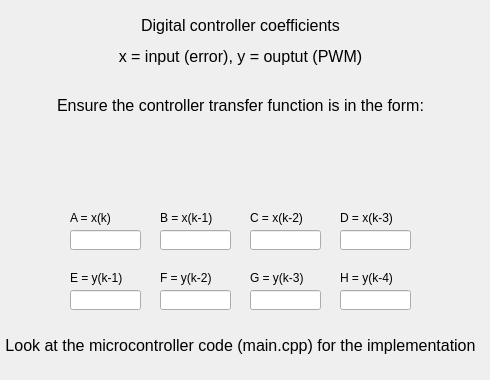
   <widget class="QWidget" name="Digital">
    <attribute name="title">
     <string>Discrete Contr</string>
    </attribute>
    <widget class="QLabel" name="label">
     <property name="geometry">
      <rect>
       <x>10</x>
       <y>10</y>
       <width>461</width>
       <height>111</height>
      </rect>
     </property>
     <property name="font">
      <font>
       <pointsize>12</pointsize>
      </font>
     </property>
     <property name="text">
      <string>&lt;html&gt;&lt;head/&gt;&lt;body&gt;&lt;p align=&quot;center&quot;&gt;Digital controller coefficients&lt;/p&gt;&lt;p align=&quot;center&quot;&gt;x = input (error), y = ouptut (PWM)&lt;/p&gt;&lt;p align=&quot;center&quot;&gt;&lt;br/&gt;Ensure the controller transfer function is in the form:&lt;/p&gt;&lt;/body&gt;&lt;/html&gt;</string>
     </property>
    </widget>
    <widget class="QLabel" name="C_label">
     <property name="geometry">
      <rect>
       <x>250</x>
       <y>210</y>
       <width>61</width>
       <height>16</height>
      </rect>
     </property>
     <property name="text">
      <string>C = x(k-2)</string>
     </property>
    </widget>
    <widget class="QLineEdit" name="H">
     <property name="geometry">
      <rect>
       <x>340</x>
       <y>290</y>
       <width>71</width>
       <height>20</height>
      </rect>
     </property>
    </widget>
    <widget class="QLabel" name="F_label">
     <property name="geometry">
      <rect>
       <x>160</x>
       <y>270</y>
       <width>61</width>
       <height>16</height>
      </rect>
     </property>
     <property name="text">
      <string>F = y(k-2)</string>
     </property>
    </widget>
    <widget class="QLineEdit" name="A">
     <property name="geometry">
      <rect>
       <x>70</x>
       <y>230</y>
       <width>71</width>
       <height>20</height>
      </rect>
     </property>
    </widget>
    <widget class="QLabel" name="H_label">
     <property name="geometry">
      <rect>
       <x>340</x>
       <y>270</y>
       <width>61</width>
       <height>16</height>
      </rect>
     </property>
     <property name="text">
      <string>H = y(k-4)</string>
     </property>
    </widget>
    <widget class="QLabel" name="B_label">
     <property name="geometry">
      <rect>
       <x>160</x>
       <y>210</y>
       <width>61</width>
       <height>16</height>
      </rect>
     </property>
     <property name="text">
      <string>B = x(k-1)</string>
     </property>
    </widget>
    <widget class="QLineEdit" name="G">
     <property name="geometry">
      <rect>
       <x>250</x>
       <y>290</y>
       <width>71</width>
       <height>20</height>
      </rect>
     </property>
    </widget>
    <widget class="QLineEdit" name="C">
     <property name="geometry">
      <rect>
       <x>250</x>
       <y>230</y>
       <width>71</width>
       <height>20</height>
      </rect>
     </property>
    </widget>
    <widget class="QLineEdit" name="F">
     <property name="geometry">
      <rect>
       <x>160</x>
       <y>290</y>
       <width>71</width>
       <height>20</height>
      </rect>
     </property>
    </widget>
    <widget class="QLabel" name="D_label">
     <property name="geometry">
      <rect>
       <x>340</x>
       <y>210</y>
       <width>61</width>
       <height>16</height>
      </rect>
     </property>
     <property name="text">
      <string>D = x(k-3)</string>
     </property>
    </widget>
    <widget class="QLineEdit" name="D">
     <property name="geometry">
      <rect>
       <x>340</x>
       <y>230</y>
       <width>71</width>
       <height>20</height>
      </rect>
     </property>
    </widget>
    <widget class="QLabel" name="G_label">
     <property name="geometry">
      <rect>
       <x>250</x>
       <y>270</y>
       <width>71</width>
       <height>16</height>
      </rect>
     </property>
     <property name="text">
      <string>G = y(k-3)</string>
     </property>
    </widget>
    <widget class="QLineEdit" name="E">
     <property name="geometry">
      <rect>
       <x>70</x>
       <y>290</y>
       <width>71</width>
       <height>20</height>
      </rect>
     </property>
    </widget>
    <widget class="QLineEdit" name="B">
     <property name="geometry">
      <rect>
       <x>160</x>
       <y>230</y>
       <width>71</width>
       <height>20</height>
      </rect>
     </property>
    </widget>
    <widget class="QLabel" name="E_label">
     <property name="geometry">
      <rect>
       <x>70</x>
       <y>270</y>
       <width>61</width>
       <height>16</height>
      </rect>
     </property>
     <property name="text">
      <string>E = y(k-1)</string>
     </property>
    </widget>
    <widget class="QLabel" name="A_label">
     <property name="geometry">
      <rect>
       <x>70</x>
       <y>210</y>
       <width>51</width>
       <height>16</height>
      </rect>
     </property>
     <property name="text">
      <string>A = x(k)</string>
     </property>
    </widget>
    <widget class="QLabel" name="label_2">
     <property name="geometry">
      <rect>
       <x>40</x>
       <y>130</y>
       <width>391</width>
       <height>51</height>
      </rect>
     </property>
     <property name="text">
      <string/>
     </property>
     <property name="pixmap">
      <pixmap>Implemented_H(z).png</pixmap>
     </property>
     <property name="scaledContents">
      <bool>true</bool>
     </property>
    </widget>
    <widget class="QLabel" name="label_3">
     <property name="geometry">
      <rect>
       <x>0</x>
       <y>320</y>
       <width>481</width>
       <height>51</height>
      </rect>
     </property>
     <property name="font">
      <font>
       <pointsize>12</pointsize>
      </font>
     </property>
     <property name="text">
      <string>&lt;html&gt;&lt;head/&gt;&lt;body&gt;&lt;p align=&quot;center&quot;&gt;Look at the microcontroller code (main.cpp) for the implementation&lt;/p&gt;&lt;/body&gt;&lt;/html&gt;</string>
     </property>
    </widget>
   </widget>
